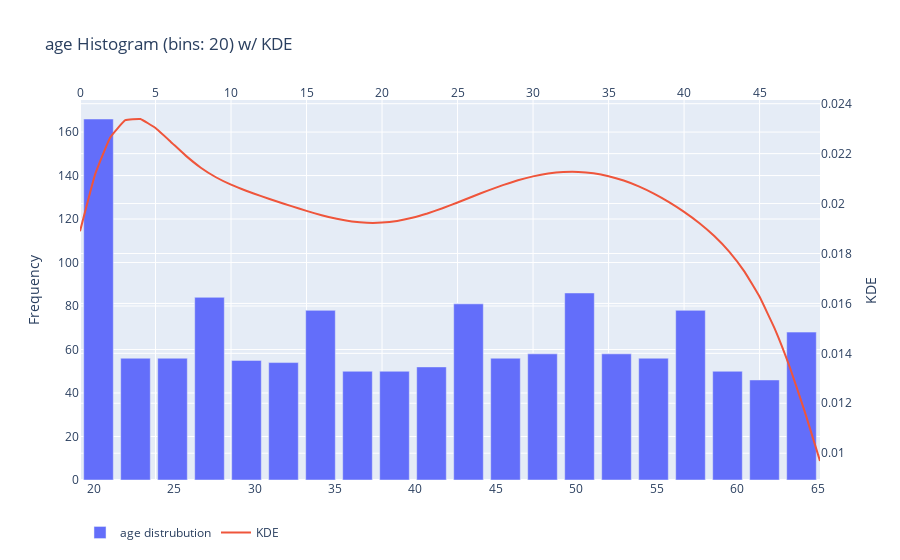

Notebook cell for this chart:
### Markdown cell above
categorical variables

### Code cell
# DISCLAIMER: 'df' refers to the data you passed in when calling 'dtale.show'

import numpy as np
import pandas as pd
import plotly.graph_objs as go

if isinstance(df, (pd.DatetimeIndex, pd.MultiIndex)):
	df = df.to_frame(index=False)

# remove any pre-existing indices for ease of use in the D-Tale code, but this is not required
df = df.reset_index().drop('index', axis=1, errors='ignore')
df.columns = [str(c) for c in df.columns]  # update columns to strings in case they are numbers

s = df[~pd.isnull(df['age'])][['age']]
chart, labels = np.histogram(s, bins=20)
import scipy.stats as sts
kde = sts.gaussian_kde(s['age'])
kde_data = kde.pdf(np.linspace(labels.min(), labels.max()))
# main statistics
stats = df['age'].describe().to_frame().T
charts = [
	go.Bar(x=labels[1:], y=chart, name='age distrubution'),
	go.Scatter(
		x=list(range(len(kde_data))), y=kde_data, name='KDE',		yaxis='y2', xaxis='x2',		line={'shape': 'spline', 'smoothing': 0.3}, mode='lines'
	)
]
figure = go.Figure(data=charts, layout=go.Layout({
    'barmode': 'group',
    'legend': {'orientation': 'h'},
    'title': {'text': 'age Histogram (bins: 20) w/ KDE'},
    'xaxis2': {'anchor': 'y', 'overlaying': 'x', 'side': 'top'},
    'yaxis': {'side': 'left', 'title': {'text': 'Frequency'}},
    'yaxis2': {'overlaying': 'y', 'side': 'right', 'title': {'text': 'KDE'}}
}))
figure.show()

### Figure 1 — Plotly figure (JSON) as saved in the notebook; plotly's stock layout.template omitted (floating-point values rounded to 4 significant figures)
{"data": [{"name": "age distrubution", "type": "bar", "x": [20.3, 22.6, 24.9, 27.2, 29.5, 31.8, 34.1, 36.4, 38.7, 41, 43.3, 45.6, 47.9, 50.2, 52.5, 54.8, 57.1, 59.4, 61.7, 64], "y": [166, 56, 56, 84, 55, 54, 78, 50, 50, 52, 81, 56, 58, 86, 58, 56, 78, 50, 46, 68]}, {"line": {"shape": "spline", "smoothing": 0.3}, "mode": "lines", "name": "KDE", "type": "scatter", "x": [0, 1, 2, 3, 4, 5, 6, 7, 8, 9, 10, 11, 12, 13, 14, 15, 16, 17, 18, 19, 20, 21, 22, 23, 24, 25, 26, 27, 28, 29, 30, 31, 32, 33, 34, 35, 36, 37, 38, 39, 40, 41, 42, 43, 44, 45, 46, 47, 48, 49], "xaxis": "x2", "y": [0.01889, 0.02117, 0.02265, 0.02334, 0.02339, 0.02303, 0.02248, 0.02192, 0.02144, 0.02105, 0.02076, 0.02051, 0.0203, 0.02009, 0.0199, 0.01971, 0.01953, 0.01939, 0.01928, 0.01923, 0.01924, 0.01931, 0.01943, 0.0196, 0.01981, 0.02004, 0.02028, 0.02052, 0.02074, 0.02093, 0.02109, 0.0212, 0.02126, 0.02126, 0.02121, 0.0211, 0.02092, 0.02069, 0.0204, 0.02006, 0.01967, 0.01922, 0.0187, 0.01807, 0.01727, 0.01626, 0.01499, 0.01344, 0.01165, 0.009688], "yaxis": "y2"}], "layout": {"barmode": "group", "legend": {"orientation": "h"}, "title": {"text": "age Histogram (bins: 20) w/ KDE"}, "xaxis2": {"anchor": "y", "overlaying": "x", "side": "top"}, "yaxis": {"side": "left", "title": {"text": "Frequency"}}, "yaxis2": {"overlaying": "y", "side": "right", "title": {"text": "KDE"}}}}
